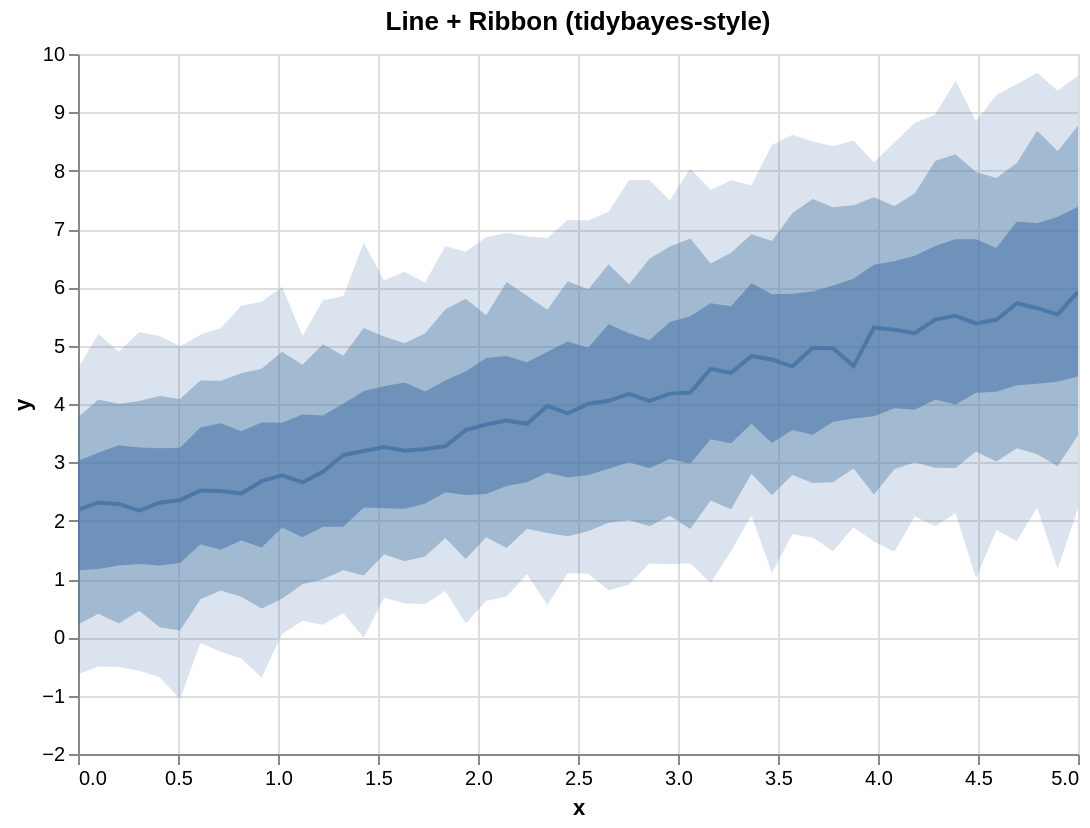

Vega-Lite specification stored for this chart:
### Vega-Lite specification from a JSON file in a GitHub repository (floating-point values rounded to 4 significant figures)
{"$schema": "https://vega.github.io/schema/vega-lite/v5.json", "config": {"axis": {"labelLimit": 0}, "header": {"labelLimit": 0}, "legend": {"labelLimit": 0}}, "data": {"values": [{"__median__": 4.172, "hi_0_5_": 5.212, "hi_0_8_": 6.052, "hi_0_95_": 7.841, "lo_0_5_": 3.0, "lo_0_8_": 2.013, "lo_0_95_": 0.9041, "x": 2.755}, {"__median__": 2.836, "hi_0_5_": 3.805, "hi_0_8_": 5.024, "hi_0_95_": 5.776, "lo_0_5_": 1.898, "lo_0_8_": 0.9967, "lo_0_95_": 0.2137, "x": 1.224}, {"__median__": 4.533, "hi_0_5_": 5.676, "hi_0_8_": 6.592, "hi_0_95_": 7.835, "lo_0_5_": 3.329, "lo_0_8_": 2.195, "lo_0_95_": 1.48, "x": 3.265}, {"__median__": 4.958, "hi_0_5_": 6.031, "hi_0_8_": 7.372, "hi_0_95_": 8.419, "lo_0_5_": 3.694, "lo_0_8_": 2.659, "lo_0_95_": 1.476, "x": 3.776}, {"__median__": 5.382, "hi_0_5_": 6.824, "hi_0_8_": 7.978, "hi_0_95_": 8.842, "lo_0_5_": 4.192, "lo_0_8_": 3.185, "lo_0_95_": 1.013, "x": 4.49}, {"__median__": 2.312, "hi_0_5_": 3.164, "hi_0_8_": 4.079, "hi_0_95_": 5.2, "lo_0_5_": 1.171, "lo_0_8_": 0.4028, "lo_0_95_": -0.5019, "x": 0.102}, {"__median__": 5.274, "hi_0_5_": 6.448, "hi_0_8_": 7.396, "hi_0_95_": 8.481, "lo_0_5_": 3.925, "lo_0_8_": 2.88, "lo_0_95_": 1.465, "x": 4.082}, {"__median__": 2.173, "hi_0_5_": 3.255, "hi_0_8_": 4.05, "hi_0_95_": 5.232, "lo_0_5_": 1.256, "lo_0_8_": 0.4561, "lo_0_95_": -0.5728, "x": 0.3061}, {"__median__": 5.645, "hi_0_5_": 7.097, "hi_0_8_": 8.686, "hi_0_95_": 9.68, "lo_0_5_": 4.349, "lo_0_8_": 3.14, "lo_0_95_": 2.223, "x": 4.796}, {"__median__": 3.968, "hi_0_5_": 4.897, "hi_0_8_": 5.616, "hi_0_95_": 6.847, "lo_0_5_": 2.821, "lo_0_8_": 1.79, "lo_0_95_": 0.5571, "x": 2.347}, {"__median__": 2.287, "hi_0_5_": 3.294, "hi_0_8_": 4.006, "hi_0_95_": 4.896, "lo_0_5_": 1.231, "lo_0_8_": 0.2382, "lo_0_95_": -0.5075, "x": 0.2041}, {"__median__": 4.603, "hi_0_5_": 5.726, "hi_0_8_": 6.409, "hi_0_95_": 7.671, "lo_0_5_": 3.397, "lo_0_8_": 2.346, "lo_0_95_": 0.9302, "x": 3.163}, {"__median__": 5.213, "hi_0_5_": 6.541, "hi_0_8_": 7.607, "hi_0_95_": 8.818, "lo_0_5_": 3.901, "lo_0_8_": 3.003, "lo_0_95_": 2.073, "x": 4.184}, {"__median__": 3.661, "hi_0_5_": 4.715, "hi_0_8_": 5.856, "hi_0_95_": 6.877, "lo_0_5_": 2.657, "lo_0_8_": 1.862, "lo_0_95_": 1.08, "x": 2.245}, {"__median__": 4.005, "hi_0_5_": 4.965, "hi_0_8_": 5.964, "hi_0_95_": 7.146, "lo_0_5_": 2.785, "lo_0_8_": 1.816, "lo_0_95_": 1.088, "x": 2.551}, {"__median__": 2.776, "hi_0_5_": 3.677, "hi_0_8_": 4.895, "hi_0_95_": 6.011, "lo_0_5_": 1.882, "lo_0_8_": 0.6634, "lo_0_95_": 0.05519, "x": 1.02}, {"__median__": 4.641, "hi_0_5_": 5.89, "hi_0_8_": 7.269, "hi_0_95_": 8.614, "lo_0_5_": 3.555, "lo_0_8_": 2.784, "lo_0_95_": 1.769, "x": 3.571}, {"__median__": 5.309, "hi_0_5_": 6.387, "hi_0_8_": 7.543, "hi_0_95_": 8.14, "lo_0_5_": 3.791, "lo_0_8_": 2.447, "lo_0_95_": 1.642, "x": 3.98}, {"__median__": 2.507, "hi_0_5_": 3.669, "hi_0_8_": 4.397, "hi_0_95_": 5.302, "lo_0_5_": 1.503, "lo_0_8_": 0.8028, "lo_0_95_": -0.2454, "x": 0.7143}, {"__median__": 5.447, "hi_0_5_": 6.711, "hi_0_8_": 8.164, "hi_0_95_": 8.962, "lo_0_5_": 4.076, "lo_0_8_": 2.906, "lo_0_95_": 1.905, "x": 4.286}, {"__median__": 2.466, "hi_0_5_": 3.532, "hi_0_8_": 4.525, "hi_0_95_": 5.682, "lo_0_5_": 1.662, "lo_0_8_": 0.6961, "lo_0_95_": -0.3621, "x": 0.8163}, {"__median__": 4.055, "hi_0_5_": 5.367, "hi_0_8_": 6.398, "hi_0_95_": 7.296, "lo_0_5_": 2.889, "lo_0_8_": 1.964, "lo_0_95_": 0.8023, "x": 2.653}, {"__median__": 5.536, "hi_0_5_": 7.204, "hi_0_8_": 8.332, "hi_0_95_": 9.369, "lo_0_5_": 4.383, "lo_0_8_": 2.934, "lo_0_95_": 1.174, "x": 4.898}, {"__median__": 4.052, "hi_0_5_": 5.095, "hi_0_8_": 6.489, "hi_0_95_": 7.842, "lo_0_5_": 2.9, "lo_0_8_": 1.904, "lo_0_95_": 1.267, "x": 2.857}, {"__median__": 3.276, "hi_0_5_": 4.402, "hi_0_8_": 5.618, "hi_0_95_": 6.706, "lo_0_5_": 2.489, "lo_0_8_": 1.703, "lo_0_95_": 0.7997, "x": 1.837}, {"__median__": 4.963, "hi_0_5_": 5.93, "hi_0_8_": 7.514, "hi_0_95_": 8.499, "lo_0_5_": 3.472, "lo_0_8_": 2.646, "lo_0_95_": 1.712, "x": 3.673}, {"__median__": 3.717, "hi_0_5_": 4.823, "hi_0_8_": 6.093, "hi_0_95_": 6.932, "lo_0_5_": 2.595, "lo_0_8_": 1.533, "lo_0_95_": 0.7016, "x": 2.143}, {"__median__": 5.725, "hi_0_5_": 7.13, "hi_0_8_": 8.131, "hi_0_95_": 9.481, "lo_0_5_": 4.322, "lo_0_8_": 3.239, "lo_0_95_": 1.65, "x": 4.694}, {"__median__": 3.126, "hi_0_5_": 4.003, "hi_0_8_": 4.826, "hi_0_95_": 5.85, "lo_0_5_": 1.897, "lo_0_8_": 1.151, "lo_0_95_": 0.4119, "x": 1.327}, {"__median__": 2.352, "hi_0_5_": 3.249, "hi_0_8_": 4.084, "hi_0_95_": 4.99, "lo_0_5_": 1.274, "lo_0_8_": 0.1187, "lo_0_95_": -1.059, "x": 0.5102}, {"__median__": 3.841, "hi_0_5_": 5.073, "hi_0_8_": 6.104, "hi_0_95_": 7.158, "lo_0_5_": 2.741, "lo_0_8_": 1.735, "lo_0_95_": 1.098, "x": 2.449}, {"__median__": 4.197, "hi_0_5_": 5.506, "hi_0_8_": 6.838, "hi_0_95_": 8.039, "lo_0_5_": 2.975, "lo_0_8_": 1.857, "lo_0_95_": 1.271, "x": 3.061}, {"__median__": 5.921, "hi_0_5_": 7.383, "hi_0_8_": 8.77, "hi_0_95_": 9.629, "lo_0_5_": 4.47, "lo_0_8_": 3.463, "lo_0_95_": 2.211, "x": 5.0}, {"__median__": 5.444, "hi_0_5_": 6.676, "hi_0_8_": 7.875, "hi_0_95_": 9.299, "lo_0_5_": 4.209, "lo_0_8_": 3.016, "lo_0_95_": 1.839, "x": 4.592}, {"__median__": 2.515, "hi_0_5_": 3.598, "hi_0_8_": 4.405, "hi_0_95_": 5.186, "lo_0_5_": 1.595, "lo_0_8_": 0.6525, "lo_0_95_": -0.09599, "x": 0.6122}, {"__median__": 3.551, "hi_0_5_": 4.562, "hi_0_8_": 5.803, "hi_0_95_": 6.609, "lo_0_5_": 2.442, "lo_0_8_": 1.341, "lo_0_95_": 0.2352, "x": 1.939}, {"__median__": 3.264, "hi_0_5_": 4.305, "hi_0_8_": 5.155, "hi_0_95_": 6.117, "lo_0_5_": 2.215, "lo_0_8_": 1.424, "lo_0_95_": 0.6776, "x": 1.531}, {"__median__": 4.649, "hi_0_5_": 6.146, "hi_0_8_": 7.406, "hi_0_95_": 8.516, "lo_0_5_": 3.753, "lo_0_8_": 2.894, "lo_0_95_": 1.888, "x": 3.878}, {"__median__": 3.649, "hi_0_5_": 4.789, "hi_0_8_": 5.523, "hi_0_95_": 6.86, "lo_0_5_": 2.458, "lo_0_8_": 1.715, "lo_0_95_": 0.6212, "x": 2.041}, {"__median__": 3.195, "hi_0_5_": 4.221, "hi_0_8_": 5.303, "hi_0_95_": 6.765, "lo_0_5_": 2.224, "lo_0_8_": 1.06, "lo_0_95_": -0.001141, "x": 1.429}, {"__median__": 2.307, "hi_0_5_": 3.241, "hi_0_8_": 4.138, "hi_0_95_": 5.164, "lo_0_5_": 1.232, "lo_0_8_": 0.1737, "lo_0_95_": -0.6822, "x": 0.4082}, {"__median__": 4.823, "hi_0_5_": 6.071, "hi_0_8_": 6.912, "hi_0_95_": 7.75, "lo_0_5_": 3.66, "lo_0_8_": 2.806, "lo_0_95_": 2.088, "x": 3.367}, {"__median__": 2.184, "hi_0_5_": 3.025, "hi_0_8_": 3.774, "hi_0_95_": 4.611, "lo_0_5_": 1.151, "lo_0_8_": 0.2194, "lo_0_95_": -0.6309, "x": 0.0}, {"__median__": 5.51, "hi_0_5_": 6.823, "hi_0_8_": 8.281, "hi_0_95_": 9.54, "lo_0_5_": 3.991, "lo_0_8_": 2.901, "lo_0_95_": 2.126, "x": 4.388}, {"__median__": 2.677, "hi_0_5_": 3.684, "hi_0_8_": 4.603, "hi_0_95_": 5.754, "lo_0_5_": 1.538, "lo_0_8_": 0.4935, "lo_0_95_": -0.6944, "x": 0.9184}, {"__median__": 3.23, "hi_0_5_": 4.215, "hi_0_8_": 5.21, "hi_0_95_": 6.082, "lo_0_5_": 2.292, "lo_0_8_": 1.386, "lo_0_95_": 0.5682, "x": 1.735}, {"__median__": 4.178, "hi_0_5_": 5.408, "hi_0_8_": 6.701, "hi_0_95_": 7.488, "lo_0_5_": 3.058, "lo_0_8_": 2.084, "lo_0_95_": 1.254, "x": 2.959}, {"__median__": 3.198, "hi_0_5_": 4.368, "hi_0_8_": 5.041, "hi_0_95_": 6.266, "lo_0_5_": 2.203, "lo_0_8_": 1.304, "lo_0_95_": 0.5834, "x": 1.633}, {"__median__": 4.764, "hi_0_5_": 5.882, "hi_0_8_": 6.795, "hi_0_95_": 8.442, "lo_0_5_": 3.332, "lo_0_8_": 2.436, "lo_0_95_": 1.103, "x": 3.469}, {"__median__": 2.658, "hi_0_5_": 3.822, "hi_0_8_": 4.672, "hi_0_95_": 5.171, "lo_0_5_": 1.714, "lo_0_8_": 0.9092, "lo_0_95_": 0.2832, "x": 1.122}]}, "height": 350, "layer": [{"_lr_layer": true, "encoding": {"tooltip": [{"field": "x", "title": "x", "type": "quantitative"}, {"field": "__median__", "title": "median", "type": "quantitative"}, {"field": "lo_0_95_", "title": "95% lo", "type": "quantitative"}, {"field": "hi_0_95_", "title": "95% hi", "type": "quantitative"}], "x": {"field": "x", "scale": {"zero": false}, "type": "quantitative"}, "y": {"field": "lo_0_95_", "scale": {"zero": false}, "title": "y", "type": "quantitative"}, "y2": {"field": "hi_0_95_"}}, "mark": {"line": false, "opacity": 0.2, "type": "area"}, "params": [{"bind": "scales", "name": "grid", "select": {"encodings": ["x", "y"], "type": "interval"}}]}, {"_lr_layer": true, "encoding": {"tooltip": [{"field": "x", "title": "x", "type": "quantitative"}, {"field": "__median__", "title": "median", "type": "quantitative"}, {"field": "lo_0_95_", "title": "95% lo", "type": "quantitative"}, {"field": "hi_0_95_", "title": "95% hi", "type": "quantitative"}], "x": {"field": "x", "scale": {"zero": false}, "type": "quantitative"}, "y": {"field": "lo_0_8_", "scale": {"zero": false}, "title": "y", "type": "quantitative"}, "y2": {"field": "hi_0_8_"}}, "mark": {"line": false, "opacity": 0.4, "type": "area"}}, {"_lr_layer": true, "encoding": {"tooltip": [{"field": "x", "title": "x", "type": "quantitative"}, {"field": "__median__", "title": "median", "type": "quantitative"}, {"field": "lo_0_95_", "title": "95% lo", "type": "quantitative"}, {"field": "hi_0_95_", "title": "95% hi", "type": "quantitative"}], "x": {"field": "x", "scale": {"zero": false}, "type": "quantitative"}, "y": {"field": "lo_0_5_", "scale": {"zero": false}, "title": "y", "type": "quantitative"}, "y2": {"field": "hi_0_5_"}}, "mark": {"line": false, "opacity": 0.6, "type": "area"}}, {"_lr_layer": true, "encoding": {"tooltip": [{"field": "x", "title": "x", "type": "quantitative"}, {"field": "__median__", "title": "median", "type": "quantitative"}, {"field": "lo_0_95_", "title": "95% lo", "type": "quantitative"}, {"field": "hi_0_95_", "title": "95% hi", "type": "quantitative"}], "x": {"field": "x", "scale": {"zero": false}, "type": "quantitative"}, "y": {"field": "__median__", "scale": {"zero": false}, "title": "y", "type": "quantitative"}}, "mark": {"strokeWidth": 2, "type": "line"}}], "title": "Line + Ribbon (tidybayes-style)", "width": 500}
